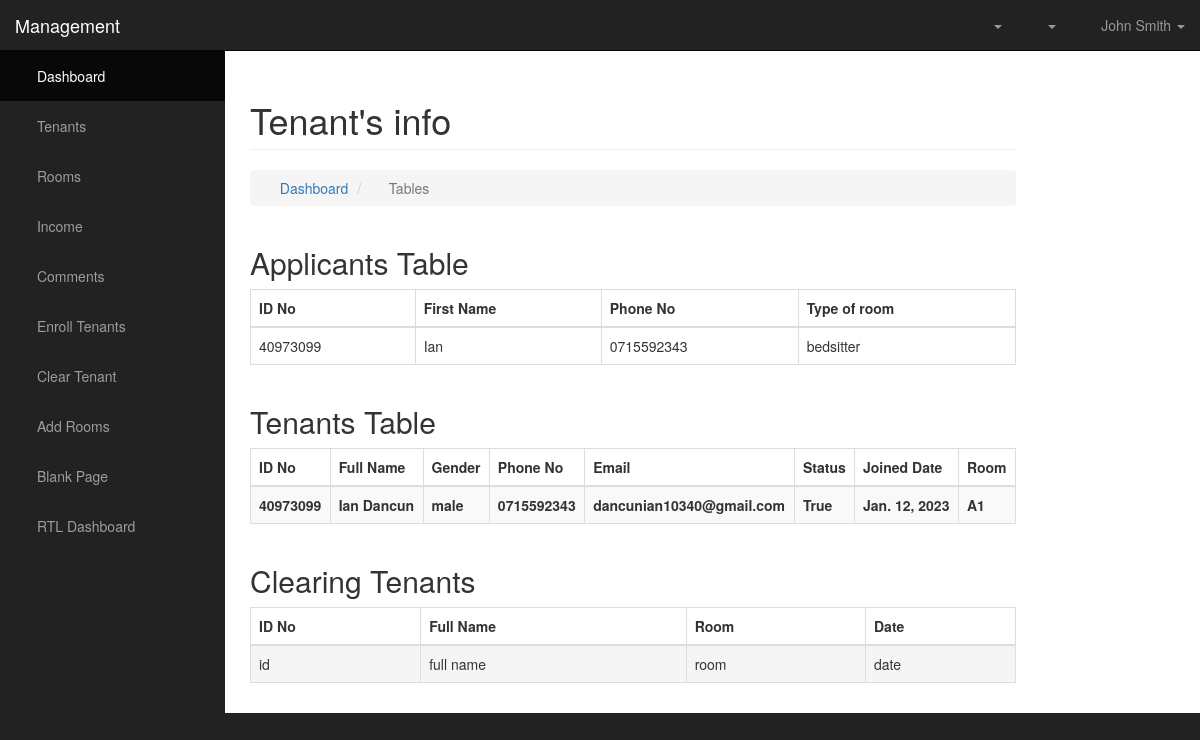
The app's page /manager/tenantsinfo/, older data.
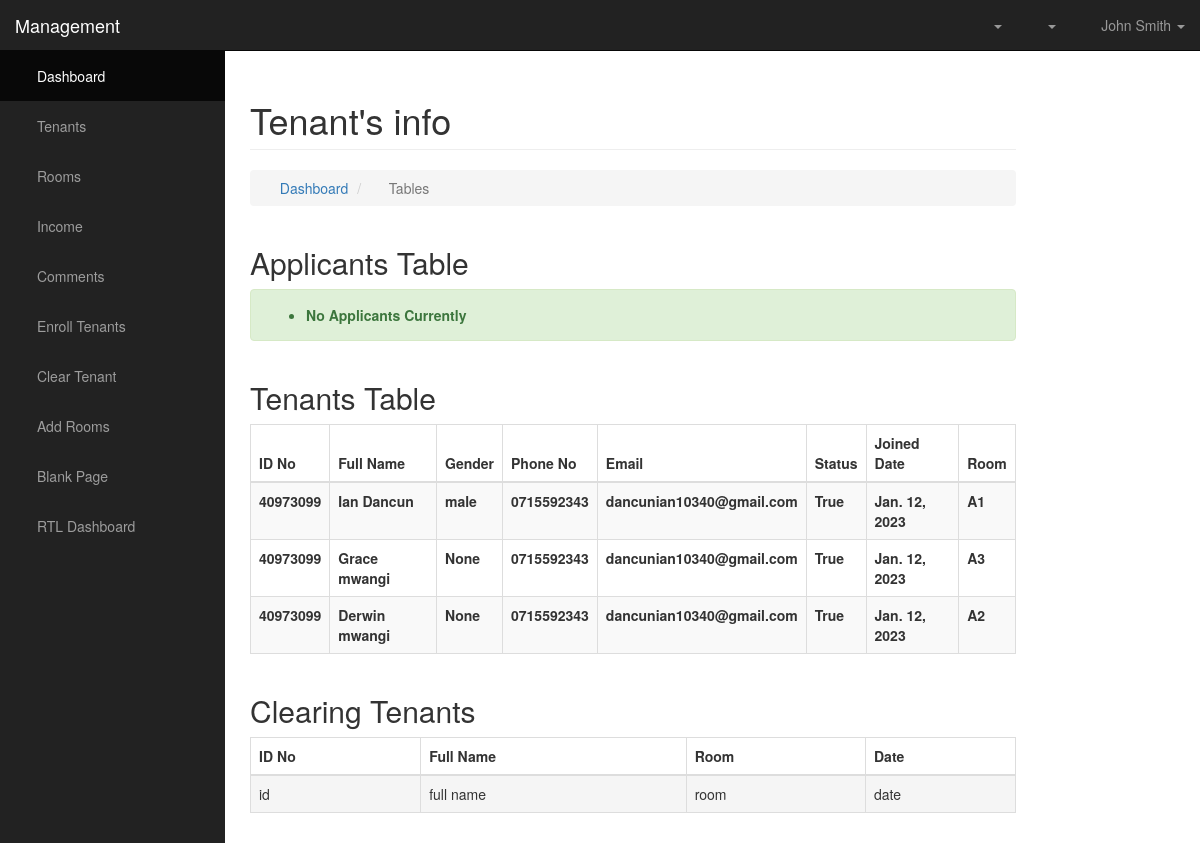
The same page, newer data.
### core/models.py (models this page shows, shortened)
class Applicant(models.Model):
    first_name = models.CharField(max_length=250)
    phone = models.CharField(max_length=15)
    gender = models.CharField(max_length=200,default='None', choices=GENDER_CHOICE)
    id_number = models.CharField(max_length=50)
    room_type = models.CharField(max_length=200, choices=TYPE_CHOICE)

### tenants/models.py (models this page shows, shortened)
class Tenant(models.Model):
    user=models.OneToOneField(User,on_delete=models.CASCADE, related_name='tenant')
    gender = models.CharField(max_length=200, choices=GENDER, default='I prefer not to say')
    phone = models.CharField(max_length=15)
    id_number = models.CharField(max_length=50)
    joined_date = models.DateField(auto_now_add=True)
    status = models.BooleanField(default=False)
    room = models.ForeignKey(Room,on_delete=models.CASCADE)
    @property
    def get_name(self):
        return self.user.first_name + " " + self.user.last_name
    @property
    def get_email(self):
        return self.user.email

### manager/models.py (models this page shows)
class Room(models.Model):
    room = models.CharField(max_length=50)
    type = models.CharField(max_length=200, choices=TYPE_CHOICE)
    occupied = models.BooleanField(default=False)
    def __str__(self):
        return self.room

### manager/views.py (the view)
# urls.py: path('tenantsinfo/', views.owner_tenants_info, name='owner_tenants_info'),
def owner_tenants_info(request):
    applicant = Applicant.objects.all()
    tenant = Tenant.objects.filter(status=True)
    context = {
     'applicant': applicant,
     'tenant': tenant,
    }
    return render(request, 'components/tenantsinfo.html', context=context)

### manager/templates/components/tenantsinfo.html
{% extends 'components/base.html' %}
{% block content %}
<div id="page-wrapper">
    <div class="container-fluid">
        <div class="row">
            <div class="col-lg-10">
                <h1 class="page-header">
                    Tenant's info
                </h1>
                <ol class="breadcrumb">
                    <li>
                        <i class="fa fa-dashboard"></i>  <a href="index.html">Dashboard</a>
                    </li>
                    <li class="active">
                        <i class="fa fa-table"></i> Tables
                    </li>
                </ol>
            </div>
        </div>
        <div class="row">
            <div class="col-lg-10">
                <h2>Applicants Table</h2>
                {% if applicant %}
                <div class="table-responsive">
                    <table class="table table-bordered table-hover">
                        <thead>
                            <tr>
                                <th>ID No</th>
                                <th>First Name</th>
                                <th>Phone No</th>
                                <th>Type of room</th>
                            </tr>
                        </thead>
                        <tbody>
                            {% for applicant in applicant %}
                            <tr>
                                <td>{{applicant.id_number}}</td>
                                <td>{{applicant.first_name}}</td>
                                <td>{{applicant.phone}}</td>
                                <td>{{applicant.room_type}}</td>
                            </tr>
                            {% endfor %}
                        </tbody>
                    </table>
                </div>
                {% else %}
                <div class="alert alert-success">
                    <ul>
                        <li>
                            <div>
                                <strong>No Applicants Currently</strong>
                            </div>
                        </li>
                    </ul>
                </div>
                {% endif %}
            </div>
            <div class="col-lg-10">
                <h2>Tenants Table</h2>
                <div class="table-responsive">
                    <table class="table table-bordered table-hover table-striped">
                        <thead>
                            <tr>
                                <th>ID No</th>
                                <th>Full Name</th>
                                <th>Gender</th>
                                <th>Phone No</th>
                                <th>Email</th>
                                <th>Status</th>
                                <th>Joined Date</th>
                                <th>Room</th>
                            </tr>
                        </thead>
                        <tbody>
                            {% for tenant in tenant %}
                            <tr>
                                <th>{{tenant.id_number}}</th>
                                <th>{{tenant.get_name}}</th>
                                <th>{{tenant.gender}}</th>
                                <th>{{tenant.phone}}</th>
                                <th>{{tenant.get_email}}</th>
                                <th>{{tenant.status}}</th>
                                <th>{{tenant.joined_date}}</th>
                                <th>{{tenant.room}}</th>
                            </tr>
                            {% endfor %}
                        </tbody>
                    </table>
                </div>
            </div>
        </div>
        <div class="row">
            <div class="col-lg-10">
                <h2>Clearing Tenants</h2>
                <div class="table-responsive">
                    <table class="table table-bordered table-hover table-striped">
                        <thead>
                            <tr>
                                <th>ID No</th>
                                <th>Full Name</th>
                                <th>Room</th>
                                <th>Date</th>
                            </tr>
                        </thead>
                        <tbody>
                            <tr class="active">
                                <td>id</td>
                                <td>full name</td>
                                <td>room</td>
                                <td>date</td>
                            </tr>
                        </tbody>
                    </table>
                </div>
            </div>
        </div>
    </div>
</div>
{% endblock content %}

### manager/templates/components/base.html (shortened to what this page needs)
{% load static %}
<!DOCTYPE html>
<html lang="en">
<head>
    <link href="{% static 'owner/css/bootstrap.min.css' %}" rel="stylesheet">
    <link href="{% static 'owner/css/sb-admin.css' %}" rel="stylesheet">
    <link href="{% static 'owner/css/plugins/morris.css' %}" rel="stylesheet">
    <link href="{% static 'owner/font-awesome/css/font-awesome.min.css' %}" rel="stylesheet" type="text/css">
</head>
<body>
    <div id="wrapper">
    <nav class="navbar navbar-inverse navbar-fixed-top" role="navigation">
        <div class="navbar-header">
            <a class="navbar-brand" href="index.html">Management</a>
        </div>
        <ul class="nav navbar-right top-nav">
            <li class="dropdown">
                <a href="#" class="dropdown-toggle" data-toggle="dropdown"><i class="fa fa-envelope"></i> <b class="caret"></b></a>
            </li>
            <li class="dropdown">
                <a href="#" class="dropdown-toggle" data-toggle="dropdown"><i class="fa fa-bell"></i> <b class="caret"></b></a>
            </li>
            <li class="dropdown">
                <a href="#" class="dropdown-toggle" data-toggle="dropdown"><i class="fa fa-user"></i> John Smith <b class="caret"></b></a>
            </li>
        </ul>
        <div class="collapse navbar-collapse navbar-ex1-collapse">
            <ul class="nav navbar-nav side-nav">
                <li class="active">
                    <a href="{% url 'display_admin_account' %}"><i class="fa fa-fw fa-dashboard"></i> Dashboard</a>
                </li>
                <li>
                    <a href="{% url 'owner_tenants_info' %}"><i class="fa fa-fw fa-bar-chart-o"></i> Tenants</a>
                </li>
                <li>
                    <a href="{% url 'owner_rooms_info' %}"><i class="fa fa-fw fa-bar-chart-o"></i> Rooms</a>
                </li>
                <li>
                    <a href="{% url 'view_tenants_pay' %}"><i class="fa fa-fw fa-bar-chart-o"></i> Income</a>
                </li>
                <li>
                    <a href="{% url 'view_comments' %}"><i class="fa fa-fw fa-bar-chart-o"></i> Comments</a>
                </li>
                <li>
                    <a href="{% url 'enroll_tenants_view' %}"><i class="fa fa-fw fa-edit"></i> Enroll Tenants</a>
                </li>
                <li>
                    <a href="forms.html"><i class="fa fa-fw fa-edit"></i> Clear Tenant</a>
                </li>
                <li>
                    <a href="forms.html"><i class="fa fa-fw fa-edit"></i> Add Rooms</a>
                </li>
                <li>
                    <a href="blank-page.html"><i class="fa fa-fw fa-file"></i> Blank Page</a>
                </li>
                <li>
                    <a href="index-rtl.html"><i class="fa fa-fw fa-dashboard"></i> RTL Dashboard</a>
                </li>
            </ul>
        </div>
    </nav>
    {% block content %}
    {% endblock content %}
</div>
</body>
</html>

### static/owner/css/sb-admin.css (style rules this page uses)
body { margin-top: 100px; background-color: #222; }
@media (min-width:768px) { body { margin-top: 50px; } }
#wrapper { padding-left: 0; }
#page-wrapper { width: 100%; padding: 0; background-color: #fff; }
@media (min-width:768px) { #wrapper { padding-left: 225px; } }
@media (min-width:768px) { #page-wrapper { padding: 10px; } }
.top-nav { padding: 0 15px; }
.top-nav>li { display: inline-block; float: left; }
.top-nav>li>a { padding-top: 15px; padding-bottom: 15px; line-height: 20px; color: #999; }
@media (min-width:768px) { .side-nav { position: fixed; top: 51px; left: 225px; width: 225px; margin-left: -225px; border: none; border-radius: 0; overflow-y: auto; background-color: #222; } }
@media (min-width:768px) { .side-nav>li>a { width: 225px; } }

Row changes from the older to the newer data that the page shows:
removed Applicant: id_number "40973099", first_name "Ian", phone "0715592343", room_type "bedsitter"
added Tenant: id_number "40973099", get_name "Grace mwangi", gender "None", phone "0715592343", get_email "dancunian10340@gmail.com", status "True", joined_date "Jan. 12, 2023", room "A3"
added Tenant: id_number "40973099", get_name "Derwin mwangi", gender "None", phone "0715592343", get_email "dancunian10340@gmail.com", status "True", joined_date "Jan. 12, 2023", room "A2"
Text that changed along with them:
text no longer shown: "ID No First Name Phone No Type of room"
text now shown: "No Applicants Currently"
